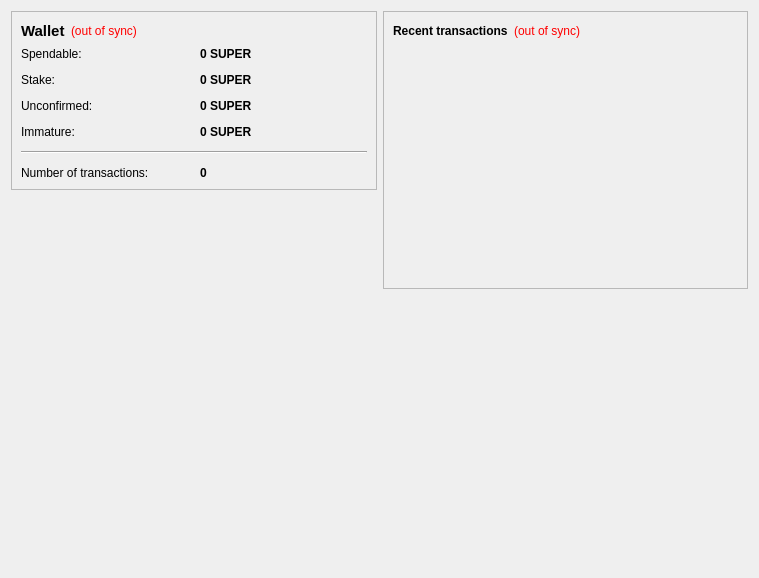
<?xml version="1.0" encoding="UTF-8"?>
<ui version="4.0">
 <class>OverviewPage</class>
 <widget class="QWidget" name="OverviewPage">
  <property name="geometry">
   <rect>
    <x>0</x>
    <y>0</y>
    <width>759</width>
    <height>578</height>
   </rect>
  </property>
  <property name="windowTitle">
   <string>Form</string>
  </property>
  <layout class="QHBoxLayout" name="horizontalLayout">
   <item>
    <layout class="QVBoxLayout" name="verticalLayout_2">
     <item>
      <widget class="QFrame" name="frame">
       <property name="frameShape">
        <enum>QFrame::StyledPanel</enum>
       </property>
       <property name="frameShadow">
        <enum>QFrame::Raised</enum>
       </property>
       <layout class="QVBoxLayout" name="verticalLayout_4">
        <item>
         <layout class="QHBoxLayout" name="horizontalLayout_4">
          <item>
           <widget class="QLabel" name="label_5">
            <property name="font">
             <font>
              <pointsize>11</pointsize>
              <weight>75</weight>
              <bold>true</bold>
             </font>
            </property>
            <property name="text">
             <string>Wallet</string>
            </property>
           </widget>
          </item>
          <item>
           <widget class="QLabel" name="labelWalletStatus">
            <property name="toolTip">
             <string>The displayed information may be out of date. Your wallet automatically synchronizes with the FortuneManagementCoin network after a connection is established, but this process has not completed yet.</string>
            </property>
            <property name="styleSheet">
             <string notr="true">QLabel { color: red; }</string>
            </property>
            <property name="text">
             <string notr="true">(out of sync)</string>
            </property>
            <property name="alignment">
             <set>Qt::AlignLeading|Qt::AlignLeft|Qt::AlignVCenter</set>
            </property>
           </widget>
          </item>
          <item>
           <spacer name="horizontalSpacer_2">
            <property name="orientation">
             <enum>Qt::Horizontal</enum>
            </property>
            <property name="sizeHint" stdset="0">
             <size>
              <width>40</width>
              <height>20</height>
             </size>
            </property>
           </spacer>
          </item>
         </layout>
        </item>
        <item>
         <layout class="QGridLayout" name="gridLayout">
          <property name="spacing">
           <number>12</number>
          </property>
          <item row="0" column="0">
           <widget class="QLabel" name="label">
            <property name="text">
             <string>Spendable:</string>
            </property>
           </widget>
          </item>
          <item row="0" column="1">
           <widget class="QLabel" name="labelBalance">
            <property name="font">
             <font>
              <weight>75</weight>
              <bold>true</bold>
             </font>
            </property>
            <property name="cursor">
             <cursorShape>IBeamCursor</cursorShape>
            </property>
            <property name="toolTip">
             <string>Your current spendable balance</string>
            </property>
            <property name="text">
             <string notr="true">0 SUPER</string>
            </property>
            <property name="textInteractionFlags">
             <set>Qt::LinksAccessibleByMouse|Qt::TextSelectableByKeyboard|Qt::TextSelectableByMouse</set>
            </property>
           </widget>
          </item>
          <item row="1" column="0">
           <widget class="QLabel" name="label_6">
            <property name="text">
             <string>Stake:</string>
            </property>
           </widget>
          </item>
          <item row="1" column="1">
           <widget class="QLabel" name="labelStake">
            <property name="font">
             <font>
              <weight>75</weight>
              <bold>true</bold>
             </font>
            </property>
            <property name="cursor">
             <cursorShape>IBeamCursor</cursorShape>
            </property>
            <property name="toolTip">
             <string>Total of coins that was staked, and do not yet count toward the current balance</string>
            </property>
            <property name="text">
             <string notr="true">0 SUPER</string>
            </property>
            <property name="textInteractionFlags">
             <set>Qt::LinksAccessibleByMouse|Qt::TextSelectableByKeyboard|Qt::TextSelectableByMouse</set>
            </property>
           </widget>
          </item>
          <item row="2" column="0">
           <widget class="QLabel" name="label_3">
            <property name="text">
             <string>Unconfirmed:</string>
            </property>
           </widget>
          </item>
          <item row="2" column="1">
           <widget class="QLabel" name="labelUnconfirmed">
            <property name="font">
             <font>
              <weight>75</weight>
              <bold>true</bold>
             </font>
            </property>
            <property name="cursor">
             <cursorShape>IBeamCursor</cursorShape>
            </property>
            <property name="toolTip">
             <string>Total of transactions that have yet to be confirmed, and do not yet count toward the current balance</string>
            </property>
            <property name="text">
             <string notr="true">0 SUPER</string>
            </property>
            <property name="textInteractionFlags">
             <set>Qt::LinksAccessibleByMouse|Qt::TextSelectableByKeyboard|Qt::TextSelectableByMouse</set>
            </property>
           </widget>
          </item>
          <item row="3" column="0">
           <widget class="QLabel" name="labelImmatureText">
            <property name="text">
             <string>Immature:</string>
            </property>
           </widget>
          </item>
          <item row="3" column="1">
           <widget class="QLabel" name="labelImmature">
            <property name="font">
             <font>
              <weight>75</weight>
              <bold>true</bold>
             </font>
            </property>
            <property name="toolTip">
             <string>Mined balance that has not yet matured</string>
            </property>
            <property name="text">
             <string notr="true">0 SUPER</string>
            </property>
            <property name="textInteractionFlags">
             <set>Qt::LinksAccessibleByMouse|Qt::TextSelectableByKeyboard|Qt::TextSelectableByMouse</set>
            </property>
           </widget>
          </item>
          <item row="4" column="0" colspan="2">
           <widget class="Line" name="line">
            <property name="orientation">
             <enum>Qt::Horizontal</enum>
            </property>
           </widget>
          </item>
          <item row="5" column="0">
           <widget class="QLabel" name="label_2">
            <property name="text">
             <string>Number of transactions:</string>
            </property>
           </widget>
          </item>
          <item row="5" column="1">
           <widget class="QLabel" name="labelNumTransactions">
            <property name="font">
             <font>
              <weight>75</weight>
              <bold>true</bold>
             </font>
            </property>
            <property name="cursor">
             <cursorShape>IBeamCursor</cursorShape>
            </property>
            <property name="toolTip">
             <string>Total number of transactions in wallet</string>
            </property>
            <property name="text">
             <string notr="true">0</string>
            </property>
            <property name="textInteractionFlags">
             <set>Qt::LinksAccessibleByMouse|Qt::TextSelectableByKeyboard|Qt::TextSelectableByMouse</set>
            </property>
           </widget>
          </item>
         </layout>
        </item>
       </layout>
      </widget>
     </item>
     <item>
      <spacer name="verticalSpacer">
       <property name="orientation">
        <enum>Qt::Vertical</enum>
       </property>
       <property name="sizeHint" stdset="0">
        <size>
         <width>20</width>
         <height>40</height>
        </size>
       </property>
      </spacer>
     </item>
     <item>
      <widget class="QLabel" name="label_6">
       <property name="minimumSize">
        <size>
         <width>321</width>
         <height>301</height>
        </size>
       </property>
       <property name="text">
        <string/>
       </property>
       <property name="pixmap">
        <pixmap resource="../bitcoin.qrc">:/images/backg</pixmap>
       </property>
       <property name="scaledContents">
        <bool>false</bool>
       </property>
       <property name="alignment">
        <set>Qt::AlignCenter</set>
       </property>
       <property name="margin">
        <number>-2</number>
       </property>
      </widget>
     </item>
     <item>
      <spacer name="verticalSpacer_3">
       <property name="orientation">
        <enum>Qt::Vertical</enum>
       </property>
       <property name="sizeHint" stdset="0">
        <size>
         <width>20</width>
         <height>40</height>
        </size>
       </property>
      </spacer>
     </item>
    </layout>
   </item>
   <item>
    <layout class="QVBoxLayout" name="verticalLayout_3">
     <item>
      <widget class="QFrame" name="frame_2">
       <property name="frameShape">
        <enum>QFrame::StyledPanel</enum>
       </property>
       <property name="frameShadow">
        <enum>QFrame::Raised</enum>
       </property>
       <layout class="QVBoxLayout" name="verticalLayout">
        <item>
         <layout class="QHBoxLayout" name="horizontalLayout_2">
          <item>
           <widget class="QLabel" name="label_4">
            <property name="text">
             <string>&lt;b&gt;Recent transactions&lt;/b&gt;</string>
            </property>
           </widget>
          </item>
          <item>
           <widget class="QLabel" name="labelTransactionsStatus">
            <property name="toolTip">
             <string>The displayed information may be out of date. Your wallet automatically synchronizes with the FortuneManagementCoin network after a connection is established, but this process has not completed yet.</string>
            </property>
            <property name="styleSheet">
             <string notr="true">QLabel { color: red; }</string>
            </property>
            <property name="text">
             <string notr="true">(out of sync)</string>
            </property>
            <property name="alignment">
             <set>Qt::AlignRight|Qt::AlignTrailing|Qt::AlignVCenter</set>
            </property>
           </widget>
          </item>
          <item>
           <spacer name="horizontalSpacer">
            <property name="orientation">
             <enum>Qt::Horizontal</enum>
            </property>
            <property name="sizeHint" stdset="0">
             <size>
              <width>40</width>
              <height>20</height>
             </size>
            </property>
           </spacer>
          </item>
         </layout>
        </item>
        <item>
         <widget class="QListView" name="listTransactions">
          <property name="styleSheet">
           <string notr="true">QListView { background: transparent; }</string>
          </property>
          <property name="frameShape">
           <enum>QFrame::NoFrame</enum>
          </property>
          <property name="verticalScrollBarPolicy">
           <enum>Qt::ScrollBarAlwaysOff</enum>
          </property>
          <property name="horizontalScrollBarPolicy">
           <enum>Qt::ScrollBarAlwaysOff</enum>
          </property>
          <property name="selectionMode">
           <enum>QAbstractItemView::NoSelection</enum>
          </property>
         </widget>
        </item>
       </layout>
      </widget>
     </item>
     <item>
      <spacer name="verticalSpacer_2">
       <property name="orientation">
        <enum>Qt::Vertical</enum>
       </property>
       <property name="sizeHint" stdset="0">
        <size>
         <width>20</width>
         <height>40</height>
        </size>
       </property>
      </spacer>
     </item>
    </layout>
   </item>
  </layout>
 </widget>
 <resources>
  <include location="../bitcoin.qrc"/>
 </resources>
 <connections/>
</ui>
